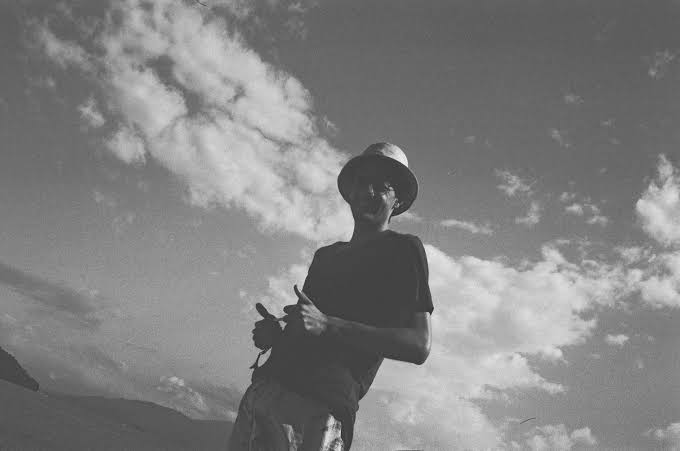
#> input picture Processamento de Imagens/Atividades Colab/Imagens/Contrast.png, 680 x 451 px, found by its file name
$ jupyter execute Histograma_Equalizacao.ipynb
#> lines starting #> are read from the running program, lines starting #| are printed output that depends on the picture
**Plotagem do histograma**

[cell 1]
# Bibliotecas
import cv2
import numpy as np
import math
import matplotlib.pyplot as plt

[cell 2]
# Exibe uma janela para a seleção de um arquivo
from google.colab import files
arquivo = files.upload()
#> the answer given: Contrast.png
img_name = next(iter(arquivo))

# Leitura da imagem pelo cv2, convertido para tons de cinza
image = cv2.imread(img_name, cv2.IMREAD_GRAYSCALE)
#> image is the input picture: shape (451, 680); min 37, max 243, mean 128.8

[cell 3]
# Vetor com 256 níveis (profundidade de 8 bits)
dist = np.zeros(256, dtype=int)
indexes = list(range(len(dist)))

for i in range(image.shape[0]):
  for j in range(image.shape[1]):

    value = image[i,j]
    dist[value] += 1
#> after the loop, dist = 256 values, max 7984 at index 67, min 0 at index 0, mean 1198

# Plotagem do Histograma:
plt.figure(figsize=(6,4))
plt.bar(indexes,dist, color='blue')
plt.title("Histograma da Imagem")
plt.xlabel("Níveis")
plt.ylabel("Pixels")
plt.show()
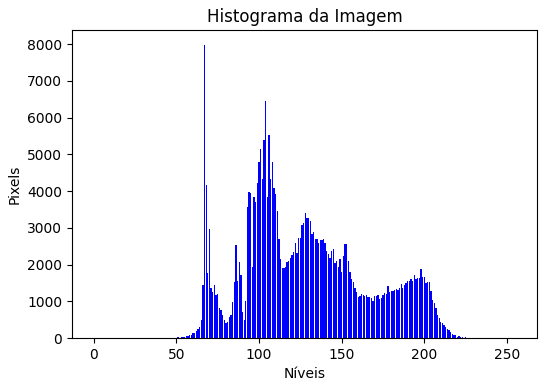
#> figure drawn by matplotlib, 1 panel; tallest bar 7984 high, from x = 66.6 to 67.4

**Equalização da imagem**

[cell 4]
# Vetor com os níveis --> indexes
# Vetor com as quantidades --> dist

# Vetor para as probabilidades:
prob = np.zeros(256, dtype=float)
for i in range(len(prob)):
  prob[i] = dist[i] / (image.shape[0] * image.shape[1])
#> after the loop, prob = 256 values, max 0.026 at index 67, min 0 at index 0, mean 0.00391

# Vetor para a CDF
cdf = np.zeros(256, dtype=float)
cdf[0] = prob[0]
for i in range(1, len(cdf)):
  cdf[i] = cdf[i-1] + prob[i]
#> after the loop, cdf = 256 values from 0 to 1

# Calculo de sk (novos níveis):
sk = np.zeros(256, dtype=int)
for i in range(len(sk)):
  sk[i] = round(255 * cdf[i])
#> after the loop, sk = 256 values from 0 to 255

print("Níveis originais:")
print(indexes)
#> (printed output is left out)
# Exibe uma lista 'limpa', apenas com os valores inteiros
print("Níveis transformados:")
print([int(x) for x in sk])
#> (printed output is left out)

**Novo histograma**

[cell 5]
# Vetor com novas distribuições
new_dist = np.zeros(256, dtype=int)

for i in range(256):
  for j in range(256):
    if sk[i] == j:
      new_dist[j] += dist[i]
#> after the loop, new_dist = 256 values, max 7984 at index 9, min 0 at index 4, mean 1198

# Plotagem do novo histograma:
plt.figure(figsize=(6,4))
plt.bar(indexes, new_dist, color='blue')
plt.title("Histograma da Imagem")
plt.xlabel("Níveis")
plt.ylabel("Pixels")
plt.show()
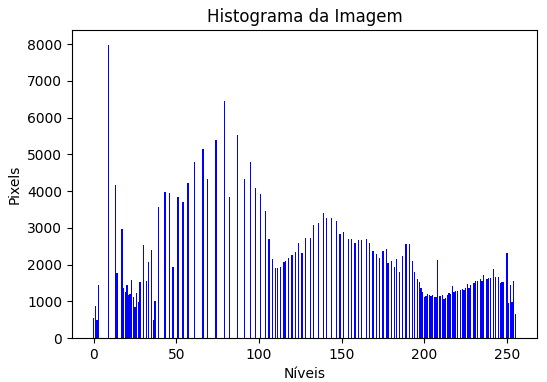
#> figure drawn by matplotlib, 1 panel; tallest bar 7984 high, from x = 8.6 to 9.4

[cell 6]
print("Níveis originais:")
print(indexes)
#> (printed output is left out)
print("Níveis transformados:")
print([int(x) for x in sk])
#> (printed output is left out)
print("Distribuição original:")
print([int(x) for x in dist])
#> (printed output is left out)
print("Distribuição equalizada:")
print([int(x) for x in new_dist])
#> (printed output is left out)

**Imagem Equalizada**

[cell 7]
# Cria uma imagem nova com o mesmo tamanho da original
new_image = np.zeros_like(image)

# Percorre todos os pixels
for i in range(image.shape[0]):
    for j in range(image.shape[1]):

        # Intensidade original
        value = image[i, j]
        # Substitui pela nova intensidade
        new_image[i, j] = sk[value]
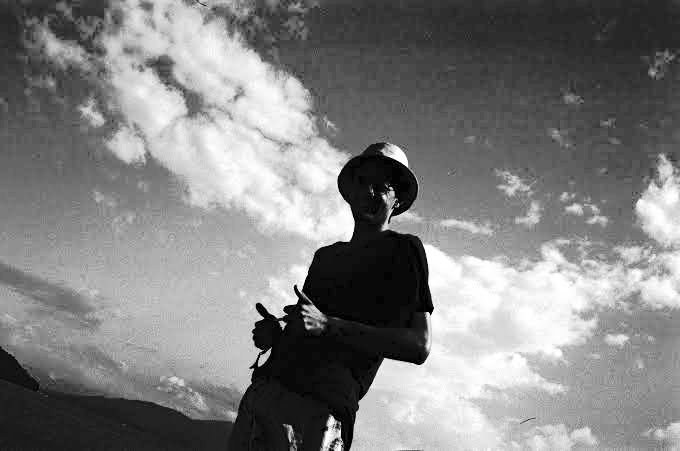
#> new_image: shape (451, 680); min 0, max 255, mean 128.7

plt.figure(figsize=(8,8))
plt.subplots_adjust(wspace=0.4)

# plt.subplot(linhas, colunas, posição)
plt.subplot(1,2,1)
plt.imshow(image, cmap='gray')
plt.title("Imagem Original")

plt.subplot(1,2,2)
plt.imshow(new_image, cmap='gray')
plt.title("Imagem Equalizada")
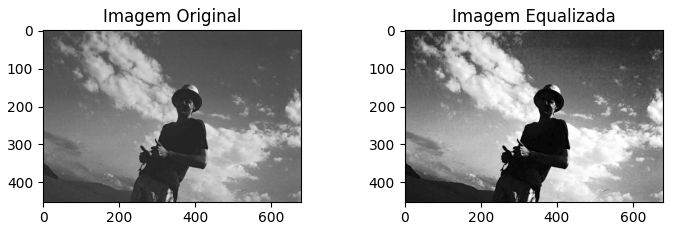
#> figure drawn by matplotlib, 2 panels
